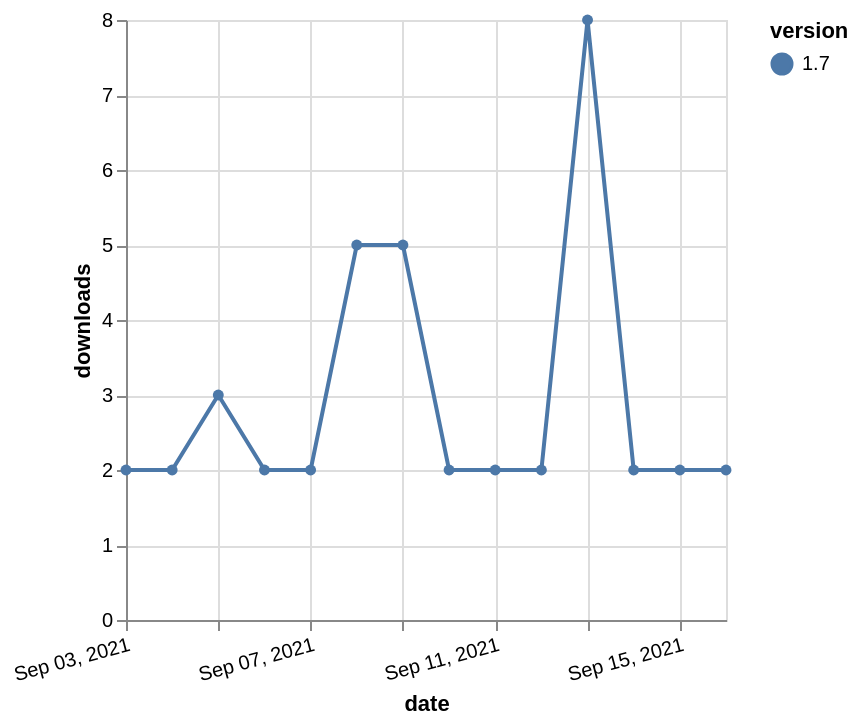

Describe this chart as a Vega-Lite specification.
### Vega-Lite specification from a JSON file in a GitHub repository (floating-point values rounded to 4 significant figures)
{"$schema": "https://vega.github.io/schema/vega-lite/v5.json", "description": "A simple bar chart with embedded data.", "data": {"values": [{"date": "2021-09-03", "total": 4670, "delta": 2, "version": "1.7"}, {"date": "2021-09-04", "total": 4672, "delta": 2, "version": "1.7"}, {"date": "2021-09-05", "total": 4675, "delta": 3, "version": "1.7"}, {"date": "2021-09-06", "total": 4677, "delta": 2, "version": "1.7"}, {"date": "2021-09-07", "total": 4679, "delta": 2, "version": "1.7"}, {"date": "2021-09-08", "total": 4684, "delta": 5, "version": "1.7"}, {"date": "2021-09-09", "total": 4689, "delta": 5, "version": "1.7"}, {"date": "2021-09-10", "total": 4691, "delta": 2, "version": "1.7"}, {"date": "2021-09-11", "total": 4693, "delta": 2, "version": "1.7"}, {"date": "2021-09-12", "total": 4695, "delta": 2, "version": "1.7"}, {"date": "2021-09-13", "total": 4703, "delta": 8, "version": "1.7"}, {"date": "2021-09-14", "total": 4705, "delta": 2, "version": "1.7"}, {"date": "2021-09-15", "total": 4707, "delta": 2, "version": "1.7"}, {"date": "2021-09-16", "total": 4709, "delta": 2, "version": "1.7"}]}, "width": "container", "mark": {"type": "line", "point": {"filled": true}}, "encoding": {"x": {"field": "date", "type": "temporal", "timeUnit": "yearmonthdate", "title": "date", "axis": {"labelAngle": -15}}, "y": {"field": "delta", "type": "quantitative", "title": "downloads"}, "color": {"field": "version", "type": "nominal"}, "tooltip": {"field": "delta"}}}
